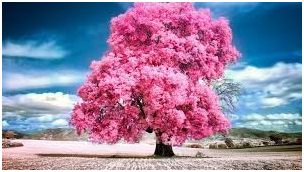
#> input picture exp 1.png, 304 x 172 px, found by its file name
$ python 'exp 18.py'   (older library calls are emulated)
#> lines starting #> are read from the running program, lines starting #| are printed output that depends on the picture
import cv2
img = cv2.imread('D:\computer vision lab\exp 1.png', 0)
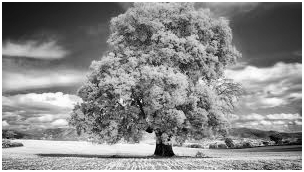
#> img: shape (172, 304); min 0, max 255, mean 139
sobely = cv2.Sobel(img, cv2.CV_64F, 0, 1, ksize=3)
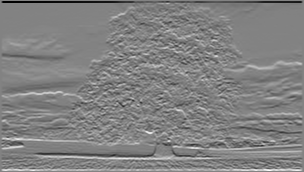
#> sobely: shape (172, 304) float64; min -960, max 923, mean 0; drawn with min black and max white
cv2.imshow("Sobel Y", cv2.convertScaleAbs(sobely))
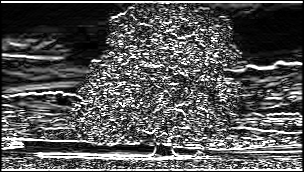
#> window 'Sobel Y': shape (172, 304); min 0, max 255, mean 85.6
cv2.waitKey(0); cv2.destroyAllWindows()

$ run again, with exp 18.png copied over exp 1.png
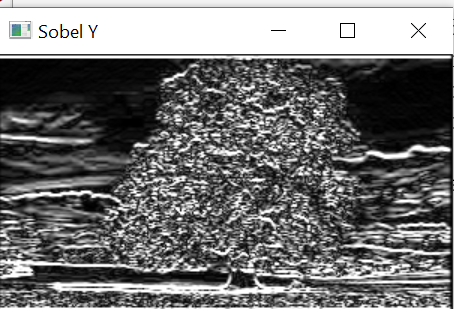
#> input picture exp 18.png, 454 x 309 px, found by its file name
#> `sobely = cv2.Sobel(img, cv2.CV_64F, 0, 1, ksize=3)`:
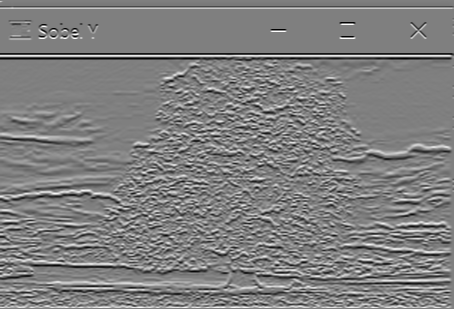
#> sobely: shape (309, 454) float64; min -1020, max 1020, mean -0.7; drawn with min black and max white
#> `cv2.imshow("Sobel Y", cv2.convertScaleAbs(sobely))`:
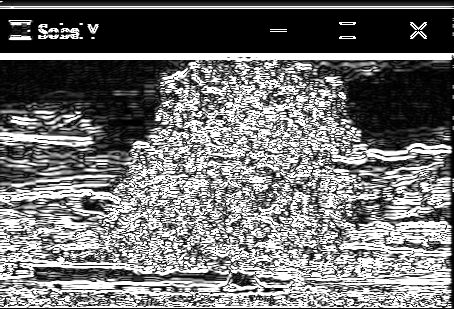
#> window 'Sobel Y': shape (309, 454); min 0, max 255, mean 115.5

$ run again, with exp 2.png copied over exp 1.png
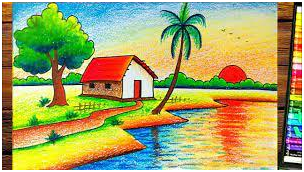
#> input picture exp 2.png, 304 x 172 px, found by its file name
#> `sobely = cv2.Sobel(img, cv2.CV_64F, 0, 1, ksize=3)`:
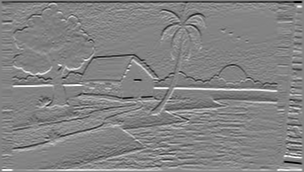
#> sobely: shape (172, 304) float64; min -1011, max 950, mean 0; drawn with min black and max white
#> `cv2.imshow("Sobel Y", cv2.convertScaleAbs(sobely))`:
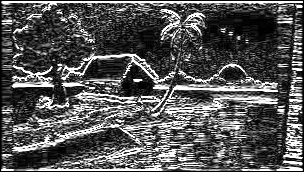
#> window 'Sobel Y': shape (172, 304); min 0, max 255, mean 85.9

$ run again, with exp 3.png copied over exp 1.png
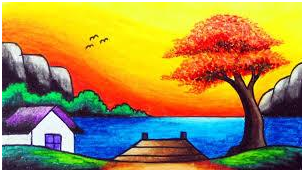
#> input picture exp 3.png, 304 x 172 px, found by its file name
#> `sobely = cv2.Sobel(img, cv2.CV_64F, 0, 1, ksize=3)`:
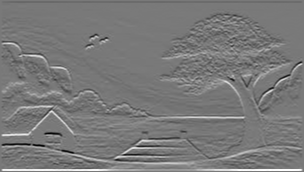
#> sobely: shape (172, 304) float64; min -895, max 977, mean 0; drawn with min black and max white
#> `cv2.imshow("Sobel Y", cv2.convertScaleAbs(sobely))`:
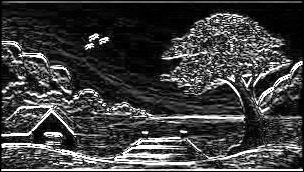
#> window 'Sobel Y': shape (172, 304); min 0, max 255, mean 62.4
